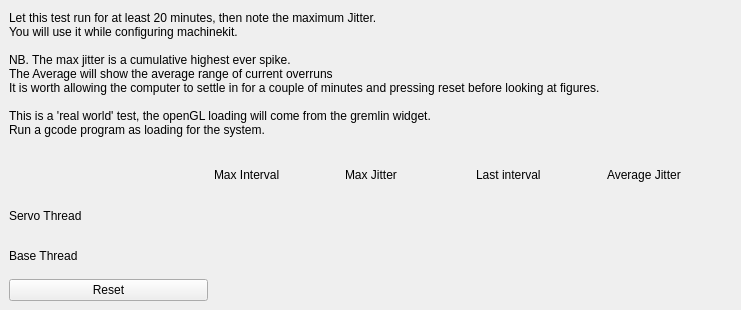
<?xml version="1.0" encoding="UTF-8"?>
<ui version="4.0">
 <class>qtvcpanel</class>
 <widget class="HAL_MainWindow" name="qtvcpanel">
  <property name="geometry">
   <rect>
    <x>0</x>
    <y>0</y>
    <width>741</width>
    <height>310</height>
   </rect>
  </property>
  <property name="windowTitle">
   <string>Latency Test</string>
  </property>
  <widget class="QWidget" name="centralwidget">
   <layout class="QGridLayout" name="gridLayout_2">
    <item row="0" column="0">
     <widget class="QLabel" name="lbText">
      <property name="text">
       <string>Let this test run for at least 20 minutes, then note the maximum Jitter.
You will use it while configuring machinekit.

NB. The max jitter is a cumulative highest ever spike.
The Average will show the average range of current overruns
It is worth allowing the computer to settle in for a couple of minutes and pressing reset before looking at figures.

This is a 'real world' test, the openGL loading will come from the gremlin widget.
Run a gcode program as loading for the system.
</string>
      </property>
     </widget>
    </item>
    <item row="1" column="0">
     <layout class="QGridLayout" name="gridLayout">
      <item row="0" column="0">
       <spacer name="horizontalSpacer_2">
        <property name="orientation">
         <enum>Qt::Horizontal</enum>
        </property>
        <property name="sizeHint" stdset="0">
         <size>
          <width>108</width>
          <height>20</height>
         </size>
        </property>
       </spacer>
      </item>
      <item row="0" column="1">
       <widget class="QLabel" name="lbMaxInt">
        <property name="text">
         <string>Max Interval</string>
        </property>
       </widget>
      </item>
      <item row="0" column="2">
       <widget class="QLabel" name="lbMaxJitter">
        <property name="text">
         <string>Max Jitter</string>
        </property>
       </widget>
      </item>
      <item row="0" column="3">
       <widget class="QLabel" name="lbLastInt">
        <property name="text">
         <string>Last interval</string>
        </property>
       </widget>
      </item>
      <item row="0" column="4">
       <widget class="QLabel" name="lbAvgJitter">
        <property name="text">
         <string>Average Jitter</string>
        </property>
       </widget>
      </item>
      <item row="1" column="0">
       <widget class="QLabel" name="lbServo">
        <property name="text">
         <string>Servo Thread</string>
        </property>
       </widget>
      </item>
      <item row="1" column="1">
       <widget class="HAL_S32NumberLabel" name="s32_max_servo_int">
        <property name="toolTip">
         <string>Label to display the value of a S32 pin</string>
        </property>
        <property name="whatsThis">
         <string>The HAL_S32NumberLabel displays value of a S32 pin.</string>
        </property>
        <property name="frameShadow">
         <enum>QFrame::Sunken</enum>
        </property>
        <property name="lineWidth">
         <number>5</number>
        </property>
        <property name="midLineWidth">
         <number>2</number>
        </property>
       </widget>
      </item>
      <item row="1" column="2">
       <widget class="HAL_S32NumberLabel" name="s32_max_servo_jitter">
        <property name="toolTip">
         <string>Label to display the value of a S32 pin</string>
        </property>
        <property name="whatsThis">
         <string>The HAL_S32NumberLabel displays value of a S32 pin.</string>
        </property>
        <property name="lineWidth">
         <number>5</number>
        </property>
        <property name="midLineWidth">
         <number>2</number>
        </property>
       </widget>
      </item>
      <item row="1" column="3">
       <widget class="HAL_S32NumberLabel" name="s32_last_servo_int">
        <property name="toolTip">
         <string>Label to display the value of a S32 pin</string>
        </property>
        <property name="whatsThis">
         <string>The HAL_S32NumberLabel displays value of a S32 pin.</string>
        </property>
        <property name="lineWidth">
         <number>5</number>
        </property>
        <property name="midLineWidth">
         <number>2</number>
        </property>
       </widget>
      </item>
      <item row="1" column="4">
       <widget class="HAL_S32NumberLabel" name="s32_avg_servo_jitter">
        <property name="toolTip">
         <string>Label to display the value of a S32 pin</string>
        </property>
        <property name="whatsThis">
         <string>The HAL_S32NumberLabel displays value of a S32 pin.</string>
        </property>
        <property name="lineWidth">
         <number>5</number>
        </property>
        <property name="midLineWidth">
         <number>2</number>
        </property>
       </widget>
      </item>
      <item row="2" column="0">
       <widget class="QLabel" name="lbBase">
        <property name="text">
         <string>Base Thread</string>
        </property>
       </widget>
      </item>
      <item row="2" column="1">
       <widget class="HAL_S32NumberLabel" name="s32_max_base_int">
        <property name="toolTip">
         <string>Label to display the value of a S32 pin</string>
        </property>
        <property name="whatsThis">
         <string>The HAL_S32NumberLabel displays value of a S32 pin.</string>
        </property>
        <property name="lineWidth">
         <number>5</number>
        </property>
        <property name="midLineWidth">
         <number>2</number>
        </property>
        <property name="text">
         <string/>
        </property>
       </widget>
      </item>
      <item row="2" column="2">
       <widget class="HAL_S32NumberLabel" name="s32_max_base_jitter">
        <property name="toolTip">
         <string>Label to display the value of a S32 pin</string>
        </property>
        <property name="whatsThis">
         <string>The HAL_S32NumberLabel displays value of a S32 pin.</string>
        </property>
        <property name="lineWidth">
         <number>5</number>
        </property>
        <property name="midLineWidth">
         <number>2</number>
        </property>
        <property name="text">
         <string/>
        </property>
       </widget>
      </item>
      <item row="2" column="3">
       <widget class="HAL_S32NumberLabel" name="s32_last_base_int">
        <property name="toolTip">
         <string>Label to display the value of a S32 pin</string>
        </property>
        <property name="whatsThis">
         <string>The HAL_S32NumberLabel displays value of a S32 pin.</string>
        </property>
        <property name="lineWidth">
         <number>5</number>
        </property>
        <property name="midLineWidth">
         <number>2</number>
        </property>
        <property name="text">
         <string/>
        </property>
       </widget>
      </item>
      <item row="2" column="4">
       <widget class="HAL_S32NumberLabel" name="s32_avg_base_jitter">
        <property name="toolTip">
         <string>Label to display the value of a S32 pin</string>
        </property>
        <property name="whatsThis">
         <string>The HAL_S32NumberLabel displays value of a S32 pin.</string>
        </property>
        <property name="lineWidth">
         <number>5</number>
        </property>
        <property name="midLineWidth">
         <number>2</number>
        </property>
        <property name="text">
         <string/>
        </property>
       </widget>
      </item>
      <item row="3" column="0">
       <widget class="HAL_PushButton" name="pbReset">
        <property name="toolTip">
         <string>Button to change bit pin state</string>
        </property>
        <property name="whatsThis">
         <string>The HAL_PushButton changes the state of a bit pin.</string>
        </property>
        <property name="text">
         <string>Reset</string>
        </property>
       </widget>
      </item>
      <item row="3" column="1" colspan="4">
       <spacer name="horizontalSpacer">
        <property name="orientation">
         <enum>Qt::Horizontal</enum>
        </property>
        <property name="sizeHint" stdset="0">
         <size>
          <width>518</width>
          <height>20</height>
         </size>
        </property>
       </spacer>
      </item>
     </layout>
    </item>
   </layout>
  </widget>
 </widget>
 <customwidgets>
  <customwidget>
   <class>HAL_MainWindow</class>
   <extends>QMainWindow</extends>
   <header>HAL_CustomWidgets.h</header>
   <container>1</container>
  </customwidget>
  <customwidget>
   <class>HAL_PushButton</class>
   <extends>QPushButton</extends>
   <header>HAL_CustomWidgets.h</header>
  </customwidget>
  <customwidget>
   <class>HAL_S32NumberLabel</class>
   <extends>QLabel</extends>
   <header>HAL_CustomWidgets.h</header>
  </customwidget>
 </customwidgets>
 <resources/>
 <connections/>
</ui>
